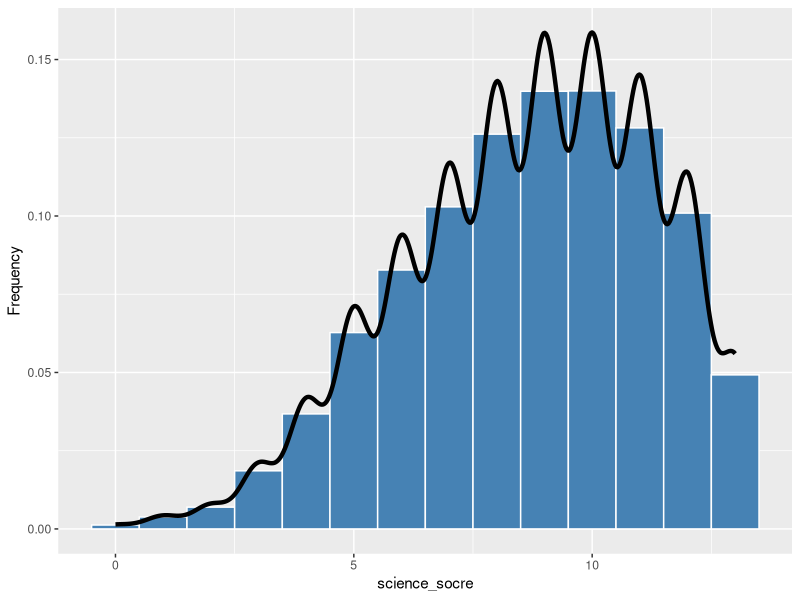
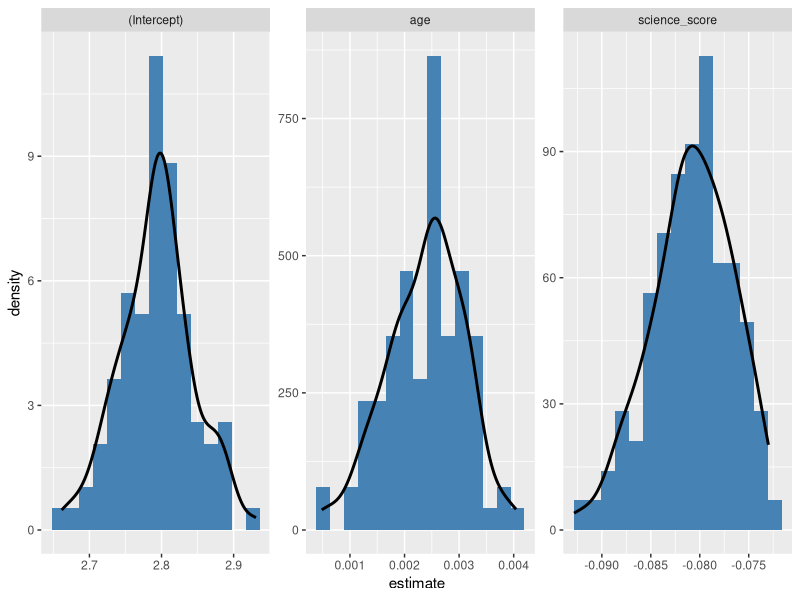

Write the R code that produced these figures, in order.
## ---- chunk 1
knitr::opts_chunk$set(echo = TRUE)
## ---- chunk 2
library(kableExtra)
library(tidyverse)

ebsurvey <- read_csv('science-faith-attitude.csv')
head(ebsurvey)
## ---- chunk 3
ebsurvey0 <- ebsurvey %>% 
  select(kstot, age, toomuchscience)
## ---- chunk 4
ebsurvey0 <- ebsurvey0 %>% 
  rename(science_score = kstot,
         attitude = toomuchscience)
head(ebsurvey0,3)
## ---- chunk 5
ebsurvey1 <- na.omit(ebsurvey0)
dim(ebsurvey1)
## ---- chunk 6
ggplot(ebsurvey1, aes(x = science_score,y=after_stat(density))) +
    geom_histogram(color = 'white', fill='steelblue',binwidth = 1) +
    labs(x = 'science_socre', 
         y = 'Frequency') +
    geom_density(size=1.5)
## ---- chunk 7
ebsurvey1 %>%
    summarise(Mean = mean(science_score),
              SD = sd(science_score),
              Median = quantile(science_score, 0.5),
              Q1 = quantile(science_score, 0.25),
              Q3 = quantile(science_score, 0.75),
              Range = max(science_score)-min(science_score)) %>%
    kable(digits = 2, 
          caption = 'Descriptive Statistics of Science_score') %>%
    kable_styling(full_width = FALSE)
## ---- chunk 8
library(broom)
library(modelr)
library(purrr)
## ---- chunk 9
boot <- modelr::bootstrap(ebsurvey1,100)
models <- map(boot$strap,~lm(attitude ~ science_score + age, data=.))
models.tb <- map_df(models,broom::tidy,.id="id")
## ---- chunk 10
head(models.tb)
## ---- chunk 11
models.tb %>% 
  filter(term=="(Intercept)") %>% 
  summarize(LowerBound_Intercept=quantile(estimate,0.005),UpperBound_Intercept=quantile(estimate,0.995))
## ---- chunk 12
models.tb %>% 
  filter(term=="science_score") %>% 
  summarize(LowerBound_science_score=quantile(estimate,0.005),UpperBound_science_score=quantile(estimate,0.995))
## ---- chunk 13
models.tb %>% 
  filter(term=="age") %>% 
  summarize(LowerBound_age=quantile(estimate,0.005),UpperBound_age=quantile(estimate,0.995))
## ---- chunk 14
coe_plot <- ggplot(models.tb,aes(x=estimate,y=after_stat(density)))+
  geom_histogram(fill="steelblue",bins = 15)+
  geom_density(size=1)+
  facet_wrap(~ term,scales = "free")
coe_plot
